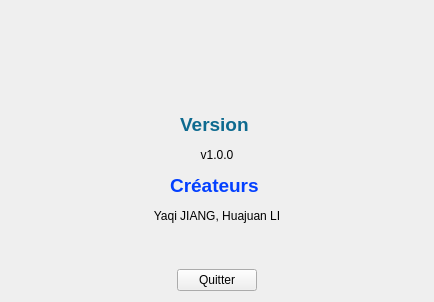
<?xml version="1.0" encoding="UTF-8"?>
<ui version="4.0">
 <class>FormAPropos</class>
 <widget class="QWidget" name="FormAPropos">
  <property name="geometry">
   <rect>
    <x>0</x>
    <y>0</y>
    <width>434</width>
    <height>302</height>
   </rect>
  </property>
  <property name="windowTitle">
   <string>Form</string>
  </property>
  <property name="styleSheet">
   <string notr="true"/>
  </property>
  <layout class="QVBoxLayout" name="verticalLayout_2">
   <item>
    <layout class="QVBoxLayout" name="verticalLayout">
     <item>
      <widget class="QLabel" name="logolabel">
       <property name="minimumSize">
        <size>
         <width>0</width>
         <height>75</height>
        </size>
       </property>
       <property name="styleSheet">
        <string notr="true">image: url(:/res/image/Polytech_Tours.png);</string>
       </property>
       <property name="text">
        <string/>
       </property>
      </widget>
     </item>
     <item>
      <widget class="QLabel" name="textlabel">
       <property name="text">
        <string>&lt;html&gt;&lt;head/&gt;&lt;body&gt;&lt;p align=&quot;center&quot;&gt;&lt;span style=&quot; font-size:14pt; font-weight:600; color:#0d6a8f;&quot;&gt;Version &lt;/span&gt;&lt;/p&gt;&lt;p align=&quot;center&quot;&gt;v1.0.0&lt;/p&gt;&lt;p align=&quot;center&quot;&gt;&lt;span style=&quot; font-size:14pt; font-weight:600; color:#0340ff;&quot;&gt;Créateurs &lt;/span&gt;&lt;/p&gt;&lt;p align=&quot;center&quot;&gt;Yaqi JIANG, Huajuan LI&lt;/p&gt;&lt;p&gt;&lt;br/&gt;&lt;/p&gt;&lt;/body&gt;&lt;/html&gt;</string>
       </property>
      </widget>
     </item>
    </layout>
   </item>
   <item>
    <layout class="QHBoxLayout" name="horizontalLayout">
     <item>
      <spacer name="horizontalSpacer">
       <property name="orientation">
        <enum>Qt::Horizontal</enum>
       </property>
       <property name="sizeHint" stdset="0">
        <size>
         <width>138</width>
         <height>5</height>
        </size>
       </property>
      </spacer>
     </item>
     <item>
      <widget class="QPushButton" name="pushButton">
       <property name="text">
        <string>Quitter</string>
       </property>
      </widget>
     </item>
     <item>
      <spacer name="horizontalSpacer_2">
       <property name="orientation">
        <enum>Qt::Horizontal</enum>
       </property>
       <property name="sizeHint" stdset="0">
        <size>
         <width>138</width>
         <height>5</height>
        </size>
       </property>
      </spacer>
     </item>
    </layout>
   </item>
  </layout>
 </widget>
 <resources/>
 <connections/>
</ui>
